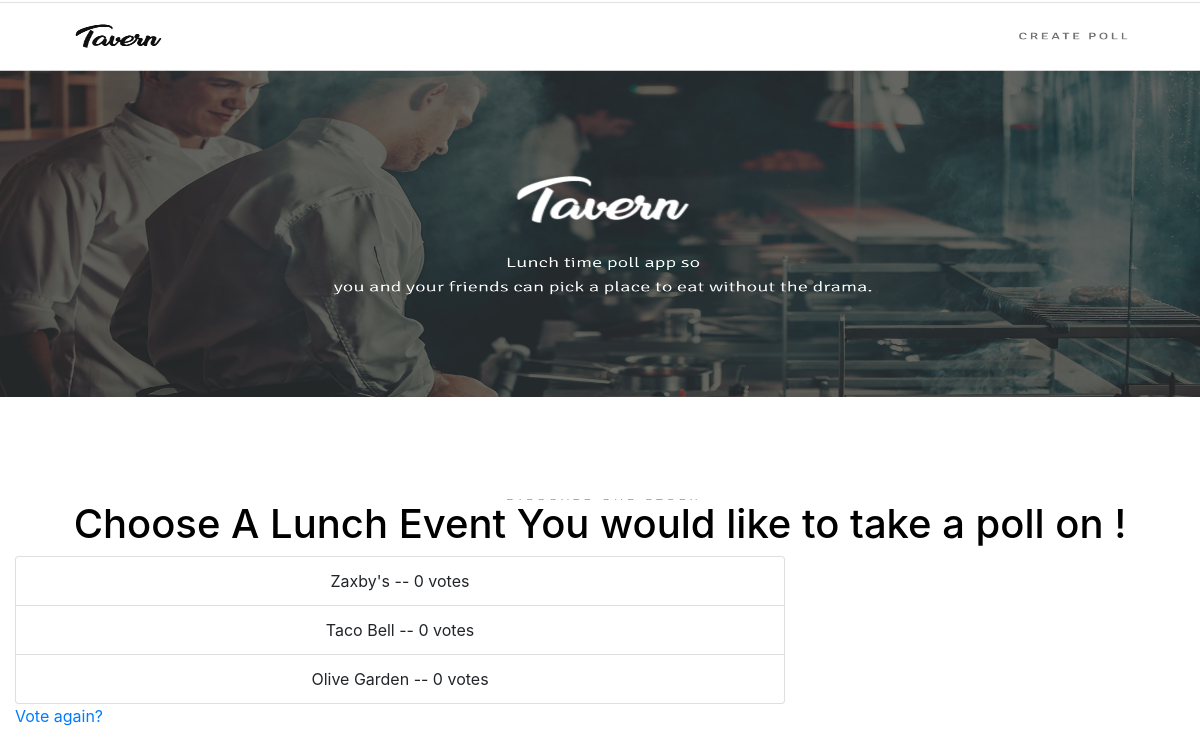
/4/results/, run on the app's committed database.
### tavern/models.py (models this page shows, shortened)
class Location(models.Model):
    lunch = models.ForeignKey('Lunch', on_delete=models.CASCADE)
    suggested_locations = models.CharField(max_length=100,  null=True)
    votes = models.IntegerField(default=0)

### tavern/views.py (the view)
# urls.py: path('<int:pk>/results/', views.Results.as_view(), name='results'),
class Results(TemplateView):
    template_name = "results.html"
    def get_context_data(self, **kwargs):
        lunch_pk = self.kwargs.get('pk')
        lunch = Lunch.objects.get(pk=lunch_pk)
        context = {
                'lunch': lunch
        }
        return context

### tavern/templates/results.html
{% extends 'base.html' %}
{% block content %}
    <div class="col-md-8">
        <ul class="list-group">
            {% for location in lunch.location_set.all %}
                <li class="list-group-item">{{ location.suggested_locations }} -- {{ location.votes }} vote{{ location.votes|pluralize }}</li>
            {% endfor %}
        </ul>
    </div>
    <div class="col-md-4">
        <a href="{% url 'tavern:detail' lunch.id %}">Vote again?</a>
    </div>
{% endblock %}

### tavern/static/styles.css (style rules this page uses)
li { text-align: center; }

### data on the page
Location: suggested_locations "Zaxby's", votes "0"
Location: suggested_locations "Taco Bell", votes "0"
Location: suggested_locations "Olive Garden", votes "0"
